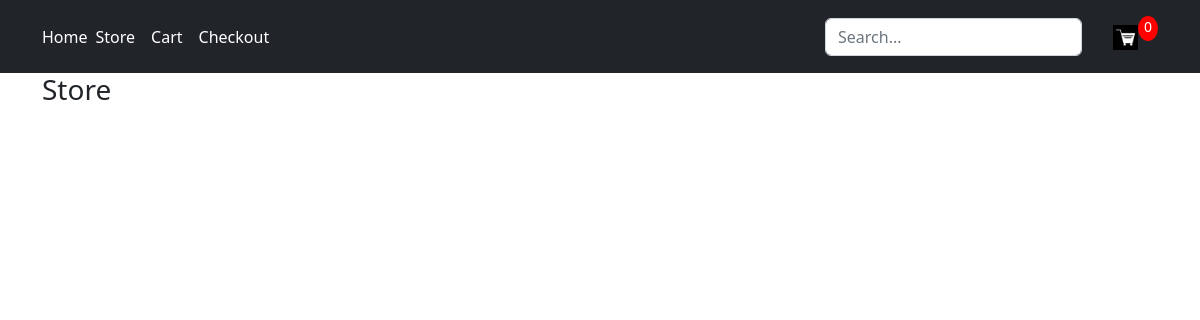
The page /store/ on the database as committed earlier.
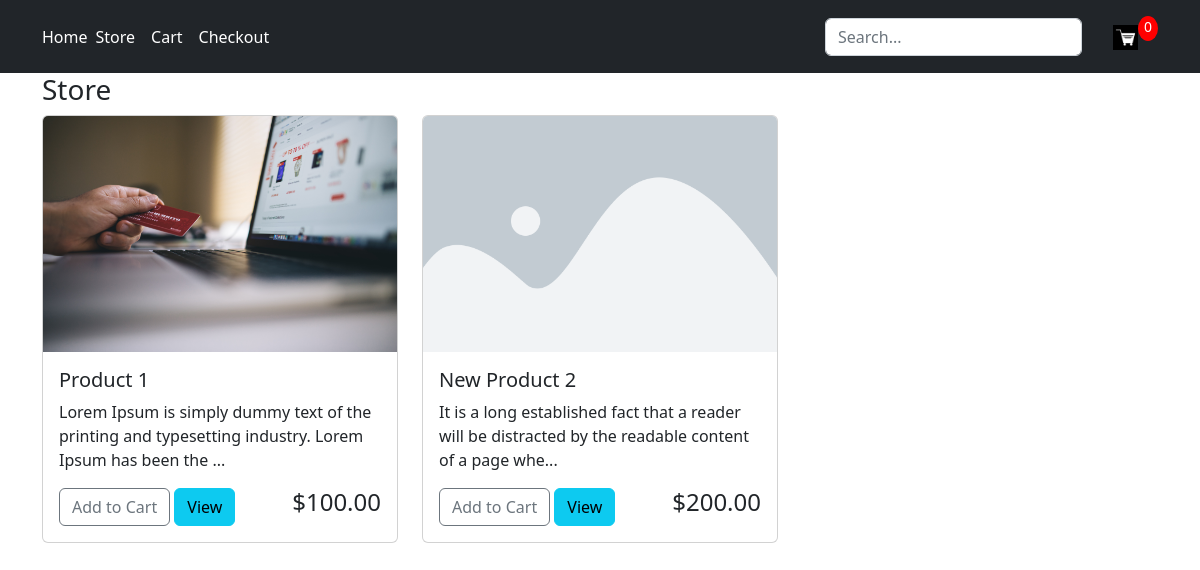
The same page on the database as committed later.
### store/models.py (models this page shows, shortened)
class Product(models.Model):
    name = models.CharField(max_length=200, null=True)
    description = models.TextField(null=True, blank=True)
    price = models.FloatField()
    digital = models.BooleanField(default=False, null=True, blank=False)
    mod_date = models.DateTimeField(auto_now_add=True)
    rating = models.IntegerField(default=5)
    image = models.ImageField(null=True, blank=True)
    @property
    def imageURL(self):
        try:
            url = self.image.url
        except:
            url = ''
        return url

### store/views.py (the view)
# urls.py: path('', views.store, name='store'),
def store(request):
    if request.user.is_authenticated:
        customer = request.user.customer
        order, created = Order.objects.get_or_create(customer=customer, complete=False)
        items = order.orderitem_set.all()
        cartItems = order.get_cart_items
    else:
        items = []
        order = {'get_cart_total':0, 'get_cart_items':0}
        cartItems = order['get_cart_items']
    products = Product.objects.all()
    context = {'products':products, 'cartItems':cartItems}
    return render(request, 'store/store.html', context)

### store/templates/store/store.html
{% extends 'store/main.html' %}
{% load static %}
{% block content %}
    <h3>Store</h3>
    <div class="row">
        {% for product in products  %}
        <div class="col-lg-4">
            <div class="card">
            <img src="{{product.imageURL|default:'/images/placeholder.png'}}" class="card-img-top">
            <div class="card-body">
                <h5 class="card-title">{{product.name}}</h5>
                <p class="card-text">{{product.description|slice:":100"}}...</p>
                <button data-product={{product.id}} data-action="add" class="btn btn-outline-secondary add-btn update-cart">Add to Cart</button>
                <a href="#" class="btn btn-info">View</a>
                <h4 style="display: inline-block; float: right">${{product.price|floatformat:2}}</h4>
              </div>
          </div>
        </div>
        {% endfor %}
    </div>
{% endblock content %}

### store/templates/store/main.html (shortened to what this page needs)
<!DOCTYPE html>
{% load static %}
<html lang="en">
<head>
    <link rel="stylesheet" href="{% static 'bootstrap/css/bootstrap.min.css' %}">
    <link rel="stylesheet" href="{% static 'bootstrap/css/bootstrap.css' %}">
    <link rel="stylesheet" href="{% static 'bootstrap/css/bootstrap-grid.css' %}">
    <link rel="stylesheet" href="{% static 'bootstrap/css/bootstrap-grid.min.css' %}">
    <link rel="stylesheet" href="{% static 'bootstrap/css/bootstrap-utilities.css' %}">
    <link rel="stylesheet" href="{% static 'bootstrap/css/bootstrap-utilities.min.css' %}">
    <link rel="stylesheet" href="{% static 'bootstrap/css/custom.css' %}">
</head>
<body>
        <header class="p-3 text-bg-dark">
           <div class="container">
              <div class="d-flex flex-wrap align-items-center justify-content-center justify-content-lg-start">
                <a href="/" class="d-flex align-items-center mb-2 mb-lg-0 text-white text-decoration-none">
                  Home
                </a>
                <ul class="nav col-12 col-lg-auto me-lg-auto mb-2 justify-content-center mb-md-0">
                  <li><a href="{% url 'store' %}" class="nav-link px-2 text-white">Store</a></li>
                  <li><a href="{% url 'cart' %}" class="nav-link px-2 text-white">Cart</a></li>
                  <li><a href="{% url 'checkout' %}" class="nav-link px-2 text-white">Checkout</a></li>
                </ul>
                <form class="col-12 col-lg-auto mb-3 mb-lg-0 me-lg-3" role="search">
                  <input type="search" class="form-control" placeholder="Search..." aria-label="Search">
                </form>
                <a href="{% url 'cart' %}">
                  <img src="{% static 'bootstrap/images/cart-3.png' %}" id="cart-icon" alt="cart-icon">
                </a>
                <p id="cart-total">{{cartItems}}</p>
              </div>
            </div>
          </header>
        <div class="container">
        {% block content %} {% endblock content %}
        </div>
</body>
</html>

Rows that differ between the two databases and show on the page:
added Product: imageURL (picture), name "Product 1", description "Lorem Ipsum is simply dummy text of the printing and typesetting industry. Lorem Ipsum has been the", price "100.00"
added Product: shows a picture, name "New Product 2", description "It is a long established fact that a reader will be distracted by the readable content of a page whe", price "200.00"
